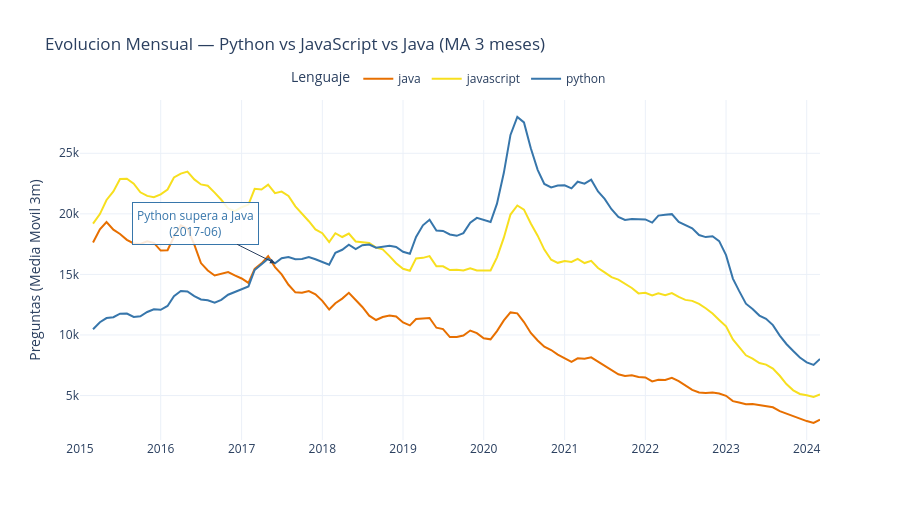

The cell this chart's notebook holds for it:
### Code cell
# Grafico de lineas: Lenguajes
fig_langs = px.line(
    df_langs.to_pandas(),
    x='YearMonth', y='MA3', color='Tag',
    title='Evolucion Mensual — Python vs JavaScript vs Java (MA 3 meses)',
    labels={'MA3': 'Preguntas (Media Movil 3m)', 'YearMonth': '', 'Tag': 'Lenguaje'},
    color_discrete_map={'python': '#3776AB', 'javascript': '#F7DF1E', 'java': '#E76F00'},
    template='plotly_white',
)

# Anotacion del cruce Python > Java
if cross_py_java:
    fig_langs.add_annotation(
        x=cross_py_java['date'],
        y=cross_py_java['val_a'],
        text=f"Python supera a Java<br>({str(cross_py_java['date'])[:7]})",
        showarrow=True, arrowhead=2,
        ax=-80, ay=-40,
        font=dict(size=12, color='#3776AB'),
        bordercolor='#3776AB', borderwidth=1, borderpad=4,
        bgcolor='rgba(255,255,255,0.85)',
    )

fig_langs.update_layout(
    height=520,
    legend=dict(orientation='h', yanchor='bottom', y=1.02, xanchor='center', x=0.5),
    hovermode='x unified',
)
fig_langs.show()
